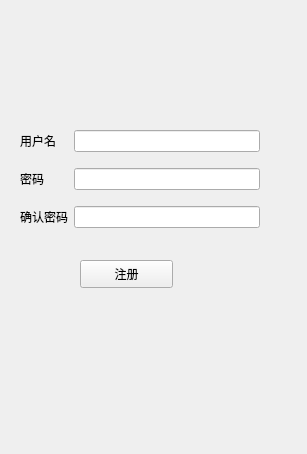
<?xml version="1.0" encoding="UTF-8"?>
<ui version="4.0">
 <class>Form</class>
 <widget class="QWidget" name="Form">
  <property name="geometry">
   <rect>
    <x>0</x>
    <y>0</y>
    <width>307</width>
    <height>454</height>
   </rect>
  </property>
  <property name="windowTitle">
   <string>Form</string>
  </property>
  <widget class="QPushButton" name="ok">
   <property name="geometry">
    <rect>
     <x>80</x>
     <y>260</y>
     <width>93</width>
     <height>28</height>
    </rect>
   </property>
   <property name="text">
    <string>注册</string>
   </property>
  </widget>
  <widget class="QWidget" name="">
   <property name="geometry">
    <rect>
     <x>20</x>
     <y>120</y>
     <width>240</width>
     <height>121</height>
    </rect>
   </property>
   <layout class="QGridLayout" name="gridLayout">
    <item row="0" column="0">
     <widget class="QLabel" name="username">
      <property name="text">
       <string>用户名</string>
      </property>
     </widget>
    </item>
    <item row="0" column="1">
     <widget class="QLineEdit" name="line1"/>
    </item>
    <item row="1" column="0">
     <widget class="QLabel" name="password">
      <property name="text">
       <string>密码</string>
      </property>
     </widget>
    </item>
    <item row="1" column="1">
     <widget class="QLineEdit" name="line2"/>
    </item>
    <item row="2" column="0">
     <widget class="QLabel" name="confirm">
      <property name="text">
       <string>确认密码</string>
      </property>
     </widget>
    </item>
    <item row="2" column="1">
     <widget class="QLineEdit" name="line3"/>
    </item>
   </layout>
  </widget>
 </widget>
 <resources/>
 <connections/>
</ui>
